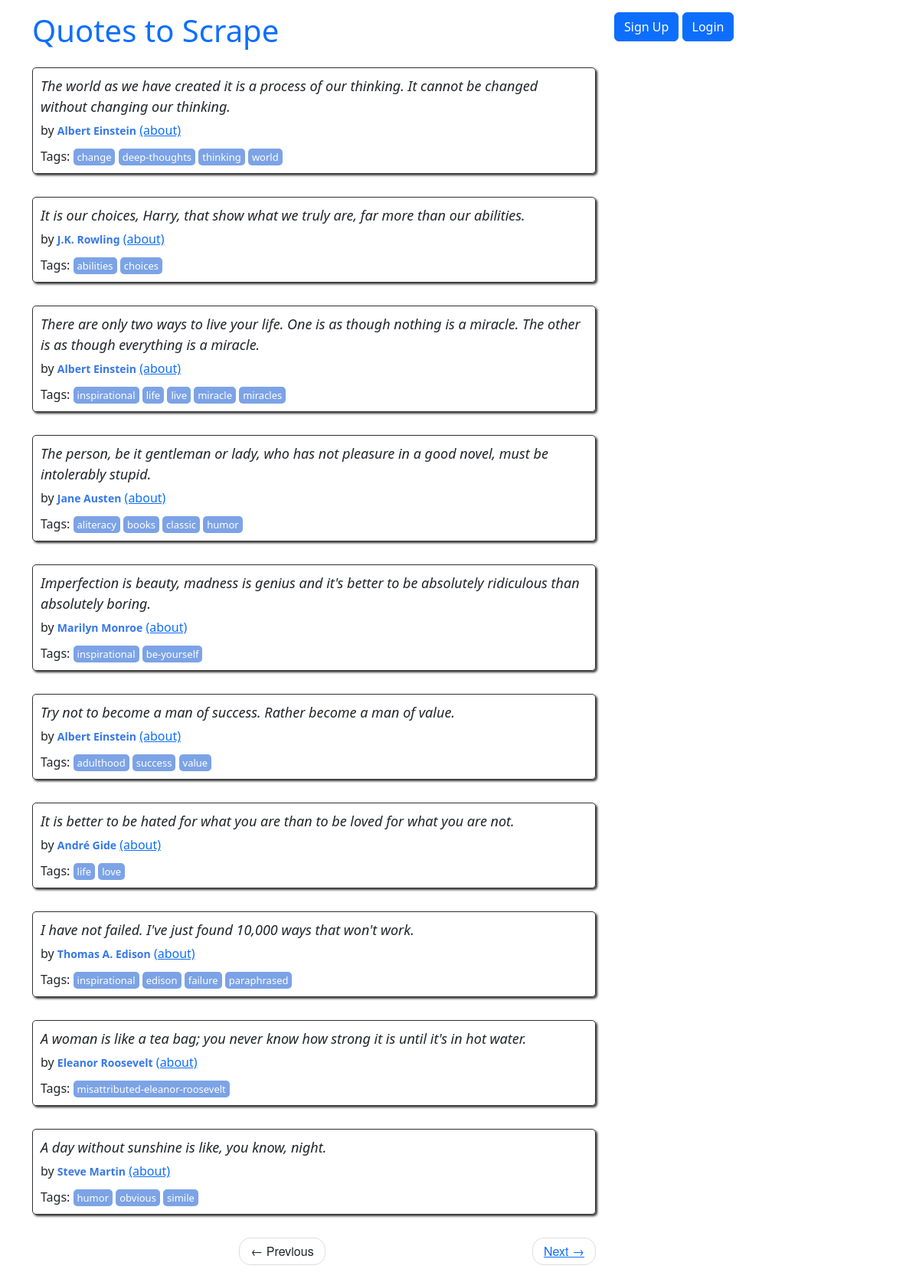
The page / on the database its author committed.
### quotes/models.py (models this page shows, shortened)
class Quote(models.Model):
    quote = models.TextField()
    tags = models.ManyToManyField(Tag)
    author = models.ForeignKey(Author, on_delete=models.CASCADE, default=None, null=True)
    created_at = models.DateTimeField(auto_now_add=True)

class Author(models.Model):
    fullname = models.CharField(max_length=50)
    born_date = models.CharField(max_length=50)
    born_location = models.CharField(max_length=150)
    description = models.TextField()
    created_at = models.DateTimeField(auto_now_add=True)

class Tag(models.Model):
    name = models.CharField(max_length=50, null=False, unique=True)

### quotes/views.py (the view)
# urls.py: path('', views.main, name="root"),
def main(request, page=1):
    quotes = Quote.objects.all()
    per_page = 10
    paginator = Paginator(quotes, per_page)
    quotes_on_page = paginator.page(page)
    return render(request, 'quotes/index.html', context={'quotes': quotes_on_page})

### quotes/templates/quotes/index.html
{% extends 'quotes/base.html' %}
{% load extract %}
{% block content %}
<div class="row">
    <div class="col-md-8">
        {% for quote in quotes %}
        <div class="quote" itemscope="" itemtype="http://schema.org/CreativeWork">
            <span class="text" itemprop="text">
                {{ quote.quote }}
            </span>
            <span>by <small class="author" itemprop="author">{{ quote.author.fullname}}</small>
                <a href="{% url 'quotes:author_detail' quote.author.id %}"> (about) </a>
            </span>
            <div class="tags">
                Tags:
                {% for tag in quote.tags.all %}
                    <abutton class="tag" data-tag="{{ tag.name }}">{{ tag.name }}</abutton>
                {% endfor %}
            </div>
        </div>
        {% endfor %}
        <nav>
            <ul class="pager">
                <li class="previous {% if not quotes.has_previous %}disabled{% endif %}">
                    {% if quotes.has_previous %}
                        <a href="{% url 'quotes:root_paginate' quotes.previous_page_number %}">
                            <span aria-hidden="true">← Previous</span>
                        </a>
                    {% else %}
                        <span aria-hidden="true">← Previous</span>
                    {% endif %}
                </li>
                <li class="next {% if not quotes.has_next %}disabled{% endif %}">
                    {% if quotes.has_next %}
                        <a href="{% url 'quotes:root_paginate' quotes.next_page_number %}">
                            <span aria-hidden="true">Next →</span>
                        </a>
                    {% else %}
                        <span aria-hidden="true">Next →</span>
                    {% endif %}
                </li>
            </ul>
        </nav>
    </div>
</div>
{% endblock %}

### quotes/templates/quotes/base.html (shortened to what this page needs)
<!DOCTYPE html>
<html lang="en">
<head>
    <link href="https://cdn.jsdelivr.net/npm/bootstrap@5.3.3/dist/css/bootstrap.min.css" rel="stylesheet">
    {% load static %}
    <link rel="stylesheet" href="{% static 'quotes/style.css' %}">
</head>
<body>
    <div class="container">
        <div class="row header-box pt-3 mb-3">
            <div class="col-md-8">
                <h1>
                    <a href="/" style="text-decoration: none">Quotes to Scrape</a>
                </h1>
            </div>
            <div class="col-md-4">
                <p>
                    {% if user.is_authenticated %}
                        <span>Welcome, {{ user.username }}!  </span>
                </p>
                <p>
                        <a href="/users/logout" class="btn btn-primary">Logout</a>
                        <a href="{% url 'quotes:add_author' %}" class="btn btn-primary">Add Author</a>
                        <a href="{% url 'quotes:add_quote' %}" class="btn btn-primary">Add Quote</a>
                    {% else %}
                        <a href="/users/signup" class="btn btn-primary">Sign Up</a>
                        <a href="/users/login" class="btn btn-primary">Login</a>
                    {% endif %}
                </p>
            </div>
        </div>
        {% block content %} {% endblock %}
    </div>
</body>
</html>

### quotes/static/quotes/style.css (style rules this page uses)
.quote { padding: 10px; margin-bottom: 30px; border: 1px solid #333333; border-radius: 5px; box-shadow: 2px 2px 3px #333333; }
.quote span.text { display: block; margin-bottom: 5px; font-size: large; font-style: italic; }
.quote small.author { font-weight: bold; color: #3677E8; }
.quote .tags { margin-top: 10px; }
.tag { padding: 2px 5px; border-radius: 5px; color: white; font-size: small; background-color: #7CA3E6; }
.pager { font-family: "Raleway", "Helvetica Neue", Helvetica, Arial, sans-serif; }
.pager { padding-left: 0; margin: 22px 0; list-style: none; text-align: center; }
.pager li { display: inline; }
.pager .next>a, .pager .next>span { float: right; }

### rows shown on the page
Quote: quote "The world as we have created it is a process of our thinking. It cannot be changed without changing our thinking.", author.fullname "Albert Einstein"
Tag: name "change"
Tag: name "deep-thoughts"
Tag: name "thinking"
Tag: name "world"
Quote: quote "It is our choices, Harry, that show what we truly are, far more than our abilities.", author.fullname "J.K. Rowling"
Tag: name "abilities"
Tag: name "choices"
Quote: quote "There are only two ways to live your life. One is as though nothing is a miracle. The other is as though everything is a miracle.", author.fullname "Albert Einstein"
Tag: name "inspirational"
Tag: name "life"
Tag: name "live"
Tag: name "miracle"
Tag: name "miracles"
Quote: quote "The person, be it gentleman or lady, who has not pleasure in a good novel, must be intolerably stupid.", author.fullname "Jane Austen"
Tag: name "aliteracy"
Tag: name "books"
Tag: name "classic"
Tag: name "humor"
Quote: quote "Imperfection is beauty, madness is genius and it's better to be absolutely ridiculous than absolutely boring.", author.fullname "Marilyn Monroe"
Tag: name "be-yourself"
Quote: quote "Try not to become a man of success. Rather become a man of value.", author.fullname "Albert Einstein"
Tag: name "adulthood"
Tag: name "success"
Tag: name "value"
Quote: quote "It is better to be hated for what you are than to be loved for what you are not.", author.fullname "André Gide"
Tag: name "love"
Quote: quote "I have not failed. I've just found 10,000 ways that won't work.", author.fullname "Thomas A. Edison"
Tag: name "edison"
Tag: name "failure"
Tag: name "paraphrased"
Quote: quote "A woman is like a tea bag; you never know how strong it is until it's in hot water.", author.fullname "Eleanor Roosevelt"
Tag: name "misattributed-eleanor-roosevelt"
Quote: quote "A day without sunshine is like, you know, night.", author.fullname "Steve Martin"
Tag: name "obvious"
Tag: name "simile"
